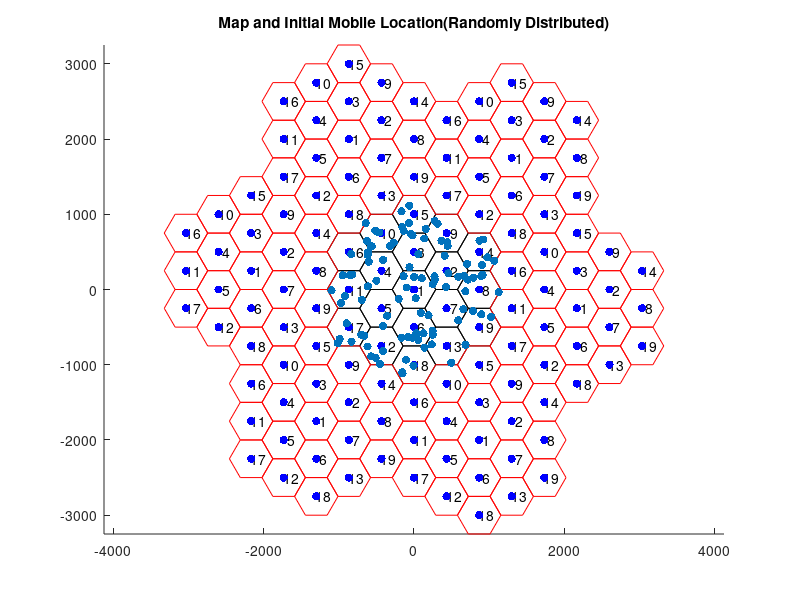

MATLAB code for this plot: (Note: this script raises an error after producing the figure.)
clc; clear; close all;
% Initialize arrays for distance and angle from center location to each cell site
numCellSites = 19;
siteDistances = zeros(1,numCellSites);
siteAngles = zeros(1,numCellSites);

isd = 500; % Inter-site distance
siteDistances(2:7) = isd;
siteAngles(2:7) = 30:60:360;

siteDistances(8:13) = 2*isd*cosd(30);
siteAngles(8:13) = 0:60:300;

siteDistances(14:19) = 2*isd;
siteAngles(14:19) = 30:60:360;

% Set center coordinates of the hexagonal cells
centerX = 0;
centerY = 0;

% Set radius of the cells
cellRadius = isd/sqrt(3);

% Initialize arrays for x and y coordinates of each cell site
xCoords = zeros(1,numCellSites*7);
yCoords = zeros(1,numCellSites*7);

% Calculate x and y coordinates
for i = 1:19
    xCoords(i) = centerX + siteDistances(i)*cosd(siteAngles(i));
    yCoords(i) = centerY + siteDistances(i)*sind(siteAngles(i));
end

% Create plot of the hexagonal cells
figure;
hold on;

% Plot original hexagonal pattern
for i = 1:19
    plot(xCoords(i)+cellRadius*cosd(0:60:360),yCoords(i)+cellRadius*sind(0:60:360),'k');
    text(xCoords(i)+100, yCoords(i), num2str(i), 'HorizontalAlignment', 'center', 'VerticalAlignment', 'middle');
    scatter(xCoords(i), yCoords(i), 'filled', 'MarkerFaceColor', 'b');
end

% Loop for duplicating the figure and placing it around the current figure
for i = 1:6
    % Calculate the x and y offsets for each duplication
    offsetX = (sqrt((15*500/(2*sqrt(3)))^2+250^2)/500)*isd*cosd(60*i-60-(atan(sqrt(3)/15)*180/pi));
    offsetY = (sqrt((15*500/(2*sqrt(3)))^2+250^2)/500)*isd*sind(60*i-60-(atan(sqrt(3)/15)*180/pi));
    
    % Plot duplicated hexagonal pattern with offsets
    for k = 1:19
        temp = 19*i+k;
        xCoords(temp) = xCoords(k)+offsetX;
        yCoords(temp) = yCoords(k)+offsetY;
        plot(xCoords(k)+offsetX+cellRadius*cosd(0:60:360),yCoords(k)+offsetY+cellRadius*sind(0:60:360),'r');
        text(xCoords(k)+offsetX+100, yCoords(k)+offsetY, num2str(k), 'HorizontalAlignment', 'center', 'VerticalAlignment', 'middle');
        scatter(xCoords(k)+offsetX, yCoords(k)+offsetY, 'filled', 'MarkerFaceColor', 'b');
    end
end


% Generate 50 random points in each hexagon
% Set the number of points to generate in each hexagon
% Generate 50 random points in each hexagon

%_____________________50 mobile in each cell case ______________%

numPointsPerHex = 100;
allPoints = [];
while size(allPoints,1)<numPointsPerHex
    % Generate a random point in the hexagon
    x = (2*rand()-1)*1200;
    y = (2*rand()-1)*1200;
    for i = 1:19
        if inpolygon(x,y,xCoords(i)+cellRadius*cosd(0:60:360),yCoords(i)+cellRadius*sind(0:60:360))
            allPoints = [allPoints; x y];
        % Add point to the list if it's inside the hexagon
        end
    end
end   
title('Map and Initial Mobile Location(Randomly Distributed)')
scatter(allPoints(:,1),allPoints(:,2),'filled','r');
distance = [];
axis equal;

%===========================================
BW = 10e6; % Channel bandwidth (Hz)
P_b = 33; % Power of base station (dBm)
P_m = 23; % Power of mobile device (dBm)
Gt = 14; % Transmitter antenna gain (dB)
Gr = 14; % Receiver antenna gain (dB)
ht_b = 50+1.5; % Height of base station (m)
ht_m = 1.5; % Height of mobile device (m)
T = 27+273.15; % Temperature (K)
k = 1.38e-23; % Boltzmann constant (J/K)
N=k*T*BW; %noise
P_b_W = (10^((P_b-30)/10));
P_m_W = (10^((P_m-30)/10));
Gt_W = 10^(Gt/10);
Gr_W = 10^(Gr/10);

%distance is a 100x133 matrix, 
for i = 1:100
    for j = 1:133
        dx = allPoints(i, 1) - xCoords(j);
        dy = allPoints(i, 2) - yCoords(j);
        distance(i, j) = sqrt(dx^2 + dy^2);
    end
end
gd = ((ht_b*ht_m)^2)./distance.^2; %also 100x133(100mobilephone, 133Basestation)
Pr_W = gd.*P_m_W*Gt_W*Gr_W; %also 100x133(100mobilephone, 133Basestation)

%______calculate interference --> add up all others except targeted_____%
Interference = zeros(size(Pr_W)); % Initialize Interference to zeros
for i = 1:size(Pr_W,1) % Iterate over rows
    for j = 1:size(Pr_W,2) % Iterate over columns
        % Compute the sum of all elements in the ith row of Pr except for the jth column
        Interference(i,j) = sum(Pr(i,[1:j-1,j+1:end]));
    end
end
%_________Interference_Calculated__________%

SINR = Pr_W./(Interference+N);
SINR_dB = 10*log10(SINR);

%gd = ((ht_b*ht_m)^2)/d^

%Two Ray Ground Model --> g(d) = (ht*hr)^2 / d^4

% Define the parameters of the random walk mobility model
minDirection = 0;
maxDirection = 2*pi;
minSpeed = 1;
maxSpeed = 15; %velocity between [minSpeed, maxSpeed]
minT = 1; %mobile device moves t seconds
maxT = 6; 
totalTime = 900; %total sim time = 900 seconds
randSpeed = randi([minSpeed maxSpeed]);
randTime = randi([minT maxT]);
randDir = 2*pi*rand();
allPoints; % Initial locations

%move direction from [0,2pi] 
%______________Variables_Above___________%
currentTime = 0;
currentLocation = allPoints;
currentCell = [];
currentCell_pos = [];
for i = 1:100
    currentCell = [currentCell; checkCell(SINR_dB(i,:))];
end
%for i = 1:100
%    currentCell_pos = [currentCell_pos; checkCell_POS(allPoints(i,1),allPoints(i,2))];
%end

handoffEvents = [];
handoff_amount = 0;
newCell = [];
while currentTime < totalTime
    % Choose direction uniformly between [0, 2*pi]
    direction = [];
    velocity = [];
    travelTime = [];
    deltaX = [];
    deltaY = [];
    %parameters for position
    travelTime = [travelTime; minT + rand * (maxT - minT)];
    for i = 1:100
        direction = [direction; rand() * 2 * pi];
        velocity = [velocity;minSpeed + rand * (maxSpeed - minSpeed)]; 
        
        deltaX(i,1) = velocity(i,1) * cos(direction(i,1)) * travelTime;
        deltaY(i,1) = velocity(i,1) * sin(direction(i,1)) * travelTime;
    end 
    %update location
    currentLocation = currentLocation + [deltaX deltaY];
    %update distance from updated location
    for i = 1:100
        for j = 1:133
            dx = currentLocation(i, 1) - xCoords(j);
            dy = currentLocation(i, 2) - yCoords(j);
            distance(i, j) = sqrt(dx^2 + dy^2);
        end
    end
    %updated SINR
    gd = ((ht_b*ht_m)^2)./distance.^2; %also 100x133(100mobilephone, 133Basestation)
    Pr_W = gd.*P_m_W*Gt_W*Gr_W; %also 100x133(100mobilephone, 133Basestation)
    
    %______calculate interference --> add up all others except targeted_____%
    Interference = zeros(size(Pr)); % Initialize Interference to zeros
    for i = 1:size(Pr_W,1) % Iterate over rows
        for j = 1:size(Pr_W,2) % Iterate over columns
            % Compute the sum of all elements in the ith row of Pr except for the jth column
            Interference(i,j) = sum(Pr(i,[1:j-1,j+1:end]));
        end
    end
    %_________Interference_Calculated__________%
    SINR = Pr_W./(Interference+N);
    SINR_dB = 10*log10(SINR);
    for i = 1:100
        newCell(i,:) = checkCell(SINR_dB(i,:));
        if newCell(i,:) ~= currentCell(i,:)
           handoff_amount = handoff_amount+1;
            % Record handoff event with current time, cell source, and cell destination
            handoffEvents = [handoffEvents; currentTime, currentCell(i,:), newCell(i,:)];
            % Display current location
            disp([num2str(handoff_amount),') ','Time: ', num2str(currentTime), ', Location: (', num2str(currentLocation(1)), ', ', num2str(currentLocation(2)), ')', ', Source_Cell: ',num2str(currentCell(i,:)),', Dest_Cell: ',num2str(newCell(i,:))]);
            % Update current cell
            currentCell(i,:) = newCell(i,:); 
        end
    end
    % Update current time
    currentTime = currentTime + travelTime;
    
end

disp(['Number of Handoff: ', num2str(size(handoffEvents,1))]);


function corresCellID = checkCell(vec)
    [~, corresCellID] = max(vec);
    temporary = corresCellID;
    mapping = mod(temporary-1, 19) + 1;
    if mapping == 19
        mapping = 1;
    end
    corresCellID = mapping;
end


%{
% Write a function that check the corresponding cell <--- Location_base
function corresCellID = checkCell_POS(x,y)
    numCellSites = 19*7;
    siteDistances = zeros(1,numCellSites);%19 column of 0s
    siteAngles = zeros(1,numCellSites); %19 column of 0s 
    isd = 500; % Inter-site distance
    siteDistances(2:7) = isd; %distance from 2-7 is 500
    siteAngles(2:7) = 30:60:360;
    siteDistances(8:13) = 2*isd*cosd(30);
    siteAngles(8:13) = 0:60:300;
    siteDistances(14:19) = 2*isd;
    siteAngles(14:19) = 30:60:360;
    centerX = 0;
    centerY = 0;
    cellRadius = isd/sqrt(3);
    xCoords = zeros(1,numCellSites);
    yCoords = zeros(1,numCellSites);
    for i = 1:19
        xCoords(i) = centerX + siteDistances(i)*cosd(siteAngles(i));
        yCoords(i) = centerY + siteDistances(i)*sind(siteAngles(i));
    end

    for i = 1:6
    % Calculate the x and y offsets for each duplication
        offsetX = (sqrt((15*500/(2*sqrt(3)))^2+250^2)/500)*isd*cosd(60*i-60-(atan(sqrt(3)/15)*180/pi));
        offsetY = (sqrt((15*500/(2*sqrt(3)))^2+250^2)/500)*isd*sind(60*i-60-(atan(sqrt(3)/15)*180/pi));
        for k = 1:19
            temp = 19*i+k;
            xCoords(temp) = xCoords(k)+offsetX;
            yCoords(temp) = yCoords(k)+offsetY;
        end
    end
    corresCellID = 100;
    for i = 1:19
    % Generate random points in each hexagon
        if inpolygon(x,y,xCoords(i)+cellRadius*cosd(0:60:360),yCoords(i)+cellRadius*sind(0:60:360))
            corresCellID = i;
        end
    end
    if corresCellID == 100
        %disp(['Out of 19-cell boundary, reaching outside one, Location: (', num2str(x), ', ' ,num2str(y), ')']);
        for i = 1:6
            for k = 1:19
                temp = 19*i+k;
                if inpolygon(x,y,xCoords(temp)+cellRadius*cosd(0:60:360),yCoords(temp)+cellRadius*sind(0:60:360))
                    corresCellID = k;
                end  
            end
        end
    end

end
%}







